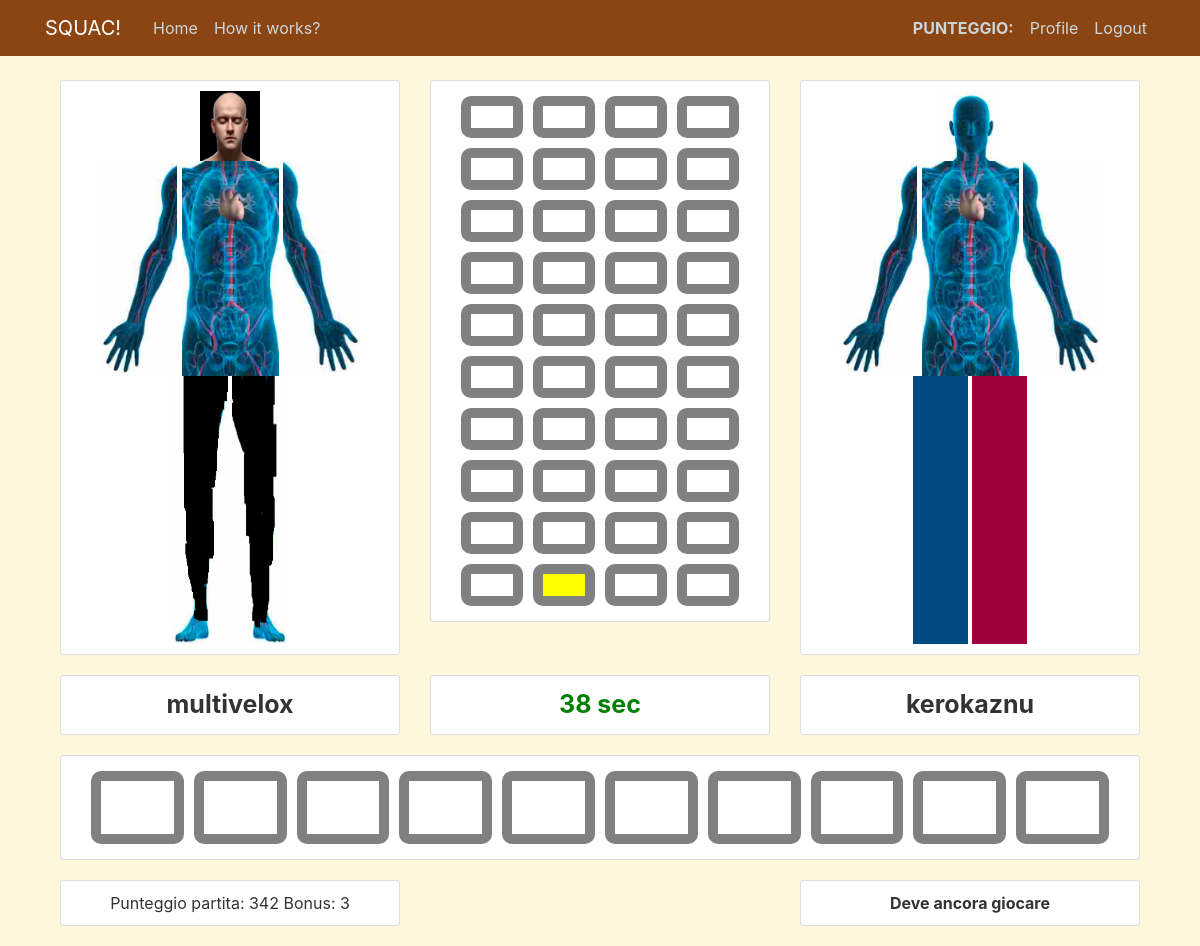
Before: /fight/25 (signed in) with the older database file.
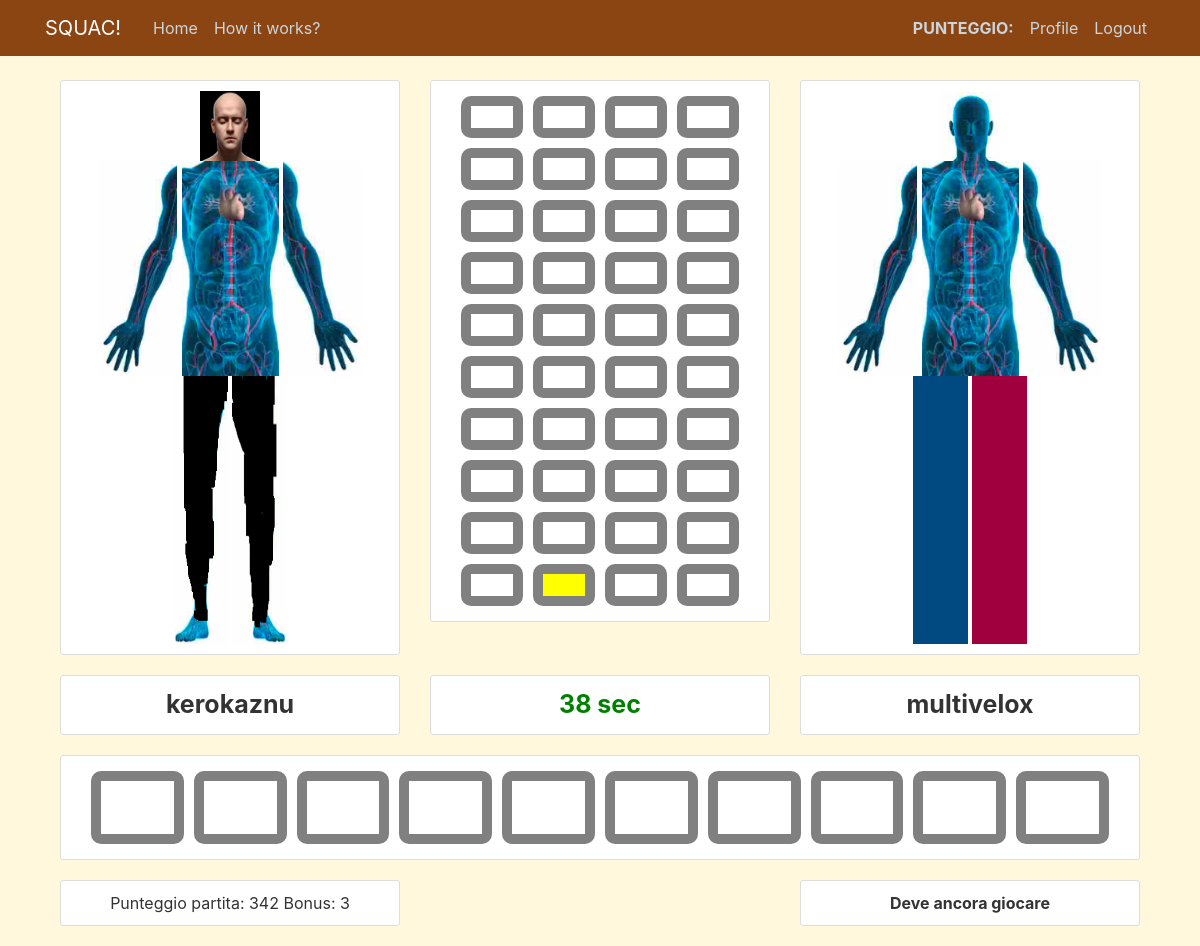
After: the same page with the newer database file.
### system/models.py (models this page shows, shortened)
class SystemGame(models.Model):
	user1 = models.ForeignKey(User, null=True, related_name='utente1', on_delete=models.SET_NULL)
	user2 = models.ForeignKey(User, null=True, related_name='utente2', on_delete=models.SET_NULL)
	user1_finish = models.BooleanField(default=False)
	user2_finish = models.BooleanField(default=False)
	user1_points = models.IntegerField(default=0)
	user2_points = models.IntegerField(default=0)
	user1_bonus_points = models.IntegerField(default=0)
	user2_bonus_points = models.IntegerField(default=0)
	game_date = models.DateTimeField(default=timezone.now)
	matrix_id = models.CharField(max_length=10)
	step = models.PositiveSmallIntegerField(default=0) #quando step e' uguale a 2 il gioco e' terminato
	class Meta:
		db_table = "system_game"

### system/views.py (the view)
# urls.py: path('fight/<int:id>', Fight, name = 'fight'),
@login_required
def Fight(request, id):
	try:
		fight = SystemGame.objects.get(~Q(user2_id = None), id=id)
	except SystemGame.DoesNotExist:
		raise Http404("Game not found.")
	return render(request, 'system/fight.html', { 'fight' : fight })

### system/templates/system/fight.html (shortened to what this page needs)
{% extends "system/base.html" %}
{% block content %}
    <div class="row col-md-12">
    	<div class="col-md-4">
	      	<div class="content-section">
	      		<div class="h-100 d-flex justify-content-center align-items-center">
			        <div>
			          <div class="text-center">
			            {% if fight.user1.profile.head %}
			              <img src="/media/profile_pics/{{ fight.user1_id }}/head.png" width="60" height="70" />
			            {% else %}
			              <img src="/media/profile_pics/head.png" width="60" height="70" />
			            {% endif %}
			          </div>
			          <div class="text-center">
			              {% if fight.user1.profile.arm_l %}
			                <img src="/media/profile_pics/{{ fight.user1_id }}/arm_l.png" width="78" height="215" />
			              {% else %}
			                <img src="/media/profile_pics/arm_l.png" width="78" height="215" />
			              {% endif %}
			              {% if fight.user1.profile.body %}
			                <img src="/media/profile_pics/{{ fight.user1_id }}/body.png" width="97" height="215" />
			              {% else %}
			                <img src="/media/profile_pics/body.png" width="97" height="215" />
			              {% endif %}
			              {% if fight.user1.profile.arm_r %}
			                <img src="/media/profile_pics/{{ fight.user1_id }}/arm_r.png" width="78" height="215" />
			              {% else %}
			                <img src="/media/profile_pics/arm_r.png" width="78" height="215" />
			              {% endif %}
			          </div>
			          <div class="text-center">
			            {% if fight.user1.profile.leg_l %}
			              <img src="/media/profile_pics/{{ fight.user1_id }}/leg_l.png" width="55" height="268" />
			            {% else %}
			              <img src="/media/profile_pics/leg_l.png" width="55" height="268" />
			            {% endif %}
			            {% if fight.user1.profile.leg_r %}
			              <img src="/media/profile_pics/{{ fight.user1_id }}/leg_r.png" width="55" height="268" />
			            {% else %}
			              <img src="/media/profile_pics/leg_r.png" width="55" height="268" />
			            {% endif %}
			          </div>
			        </div>
      			</div>
	      	</div>
      	</div>
    	<div class="col-md-4">
	      	<div id="classic_game" class="content-section">
	      	</div>
      	</div>
    	<div class="col-md-4">
	      	<div class="content-section">
	      		<div class="h-100 d-flex justify-content-center align-items-center">
			        <div>
			          <div class="text-center">
			            {% if fight.user2.profile.head %}
			              <img src="/media/profile_pics/{{ fight.user2_id }}/head.png" width="60" height="70" />
			            {% else %}
			              <img src="/media/profile_pics/head.png" width="60" height="70" />
			            {% endif %}
			          </div>
			          <div class="text-center">
			              {% if fight.user2.profile.arm_l %}
			                <img src="/media/profile_pics/{{ fight.user2_id }}/arm_l.png" width="78" height="215" />
			              {% else %}
			                <img src="/media/profile_pics/arm_l.png" width="78" height="215" />
			              {% endif %}
			              {% if fight.user2.profile.body %}
			                <img src="/media/profile_pics/{{ fight.user2_id }}/body.png" width="97" height="215" />
			              {% else %}
			                <img src="/media/profile_pics/body.png" width="97" height="215" />
			              {% endif %}
			              {% if fight.user2.profile.arm_r %}
			                <img src="/media/profile_pics/{{ fight.user2_id }}/arm_r.png" width="78" height="215" />
			              {% else %}
			                <img src="/media/profile_pics/arm_r.png" width="78" height="215" />
			              {% endif %}
			          </div>
			          <div class="text-center">
			            {% if fight.user2.profile.leg_l %}
			              <img src="/media/profile_pics/{{ fight.user2_id }}/leg_l.png" width="55" height="268" />
			            {% else %}
			              <img src="/media/profile_pics/leg_l.png" width="55" height="268" />
			            {% endif %}
			            {% if fight.user2.profile.leg_r %}
			              <img src="/media/profile_pics/{{ fight.user2_id }}/leg_r.png" width="55" height="268" />
			            {% else %}
			              <img src="/media/profile_pics/leg_r.png" width="55" height="268" />
			            {% endif %}
			          </div>
			        </div>
      			</div>
	      	</div>
      	</div>
    </div>
    <div class="row col-md-12">
    	<div class="col-md-4">
	      	<div class="content-section text-center">
	      		<span class="label_name">{{ fight.user1.username }} {% if fight.user1_id == user.id %}(Tu){% endif %}</span>
	      	</div>
	    </div>
    	<div class="col-md-4">
	      	<div class="content-section text-center">
	      		<span class="label_name label_timer">38 sec</span>
	      	</div>
	    </div>
    	<div class="col-md-4">
	      	<div class="content-section text-center">
	      		<span class="label_name">{{ fight.user2.username }} {% if fight.user2_id == user.id %}(Tu){% endif %}</span>
	      	</div>
	    </div>
    </div>
    <div class="row col-md-12">
    	<div class="col-md-12">
	      	<div id="bonus" class="content-section wrapper">
	      	</div>
	    </div>
	</div>
    <div class="row col-md-12">
    	<div class="col-md-4">
	      	<div class="content-section text-center">
	      		Punteggio partita: 342
	      		Bonus: 3
	      	</div>
	    </div>
    	<div class="col-md-4">
	    </div>
    	<div class="col-md-4">
	      	<div class="content-section text-center">
	      		<span class="generic_msg">Deve ancora giocare</span>
	      	</div>
	    </div>
    </div>
    <div style="display: none" id="to_get">
    	<div class="wrapper">
    	</div>
    	<div class="quad-item">
    	</div>
    </div>
{% endblock content %}

### system/templates/system/base.html (shortened to what this page needs)
{% load static %}
<!DOCTYPE html>
<html>
<head>
    <link rel="stylesheet" href="https://maxcdn.bootstrapcdn.com/bootstrap/4.0.0/css/bootstrap.min.css">
    <link rel="stylesheet" type="text/css" href="{% static 'system/main.css' %}">
    <link rel="stylesheet" type="text/css" href="{% static 'system/game.css' %}">
</head>
<body>
	<header class="site-header">
      <nav class="navbar navbar-expand-md navbar-dark bg-steel fixed-top">
        <div class="container">
          <a class="navbar-brand mr-4" href="{% url 'home' %}">SQUAC!</a>
          <div class="collapse navbar-collapse" id="navbarToggle">
            <div class="navbar-nav mr-auto">
              <a class="nav-item nav-link" href="{% url 'home' %}">Home</a>
              <a class="nav-item nav-link" href="{% url 'about' %}">How it works?</a>
            </div>
            <div class="navbar-nav">
              {% if user.is_authenticated %}
                <a class="nav-item nav-link" href="#"><b>PUNTEGGIO: </b></a>
                <a class="nav-item nav-link" href="{% url 'profile' %}">Profile</a>
                <a class="nav-item nav-link" href="{% url 'logout' %}">Logout</a>
              {% else %}
                <a class="nav-item nav-link" href="{% url 'login' %}">Login</a>
                <a class="nav-item nav-link" href="{% url 'register' %}">Register</a>
              {% endif %}
            </div>
          </div>
        </div>
      </nav>
    </header>
	<main role="main" class="container">
      <div class="row justify-content-center">
          {% block content %}{% endblock %}
      </div>
    </main>
</body>
</html>

### static/system/main.css (style rules this page uses)
body { background: #FFF8DC; color: #333333; margin-top: 5rem; }
.bg-steel { background-color: #8B4513; }
.site-header .navbar-nav .nav-link { color: #cbd5db; }
.content-section { background: #ffffff; padding: 10px 20px; border: 1px solid #dddddd; border-radius: 3px; margin-bottom: 20px; }

### static/system/game.css (style rules this page uses)
.wrapper { touch-action: none; position: relative; display:table; border-collapse:separate; border-spacing: 10px 5px; table-layout: fixed; overflow: hidden; width: 100%; }
.quad-item { display: table-cell; border-radius: 10px; border-color: grey; border-style: solid; border-width: 10px; color: white; font-weight: bold; font-size: 1.5em; text-align: center; height: auto; }
.quad-item.boom { background-color: yellow; }
.label_name { font-weight: bold; font-size: 25px; }
.label_timer { color: green; }
.generic_msg { font-weight: bold; }

Changed rows visible on the page:
changed through a linked row, SystemGame "kerokaznu": user1.username "multivelox" → "kerokaznu"; user2.username "kerokaznu" → "multivelox"
